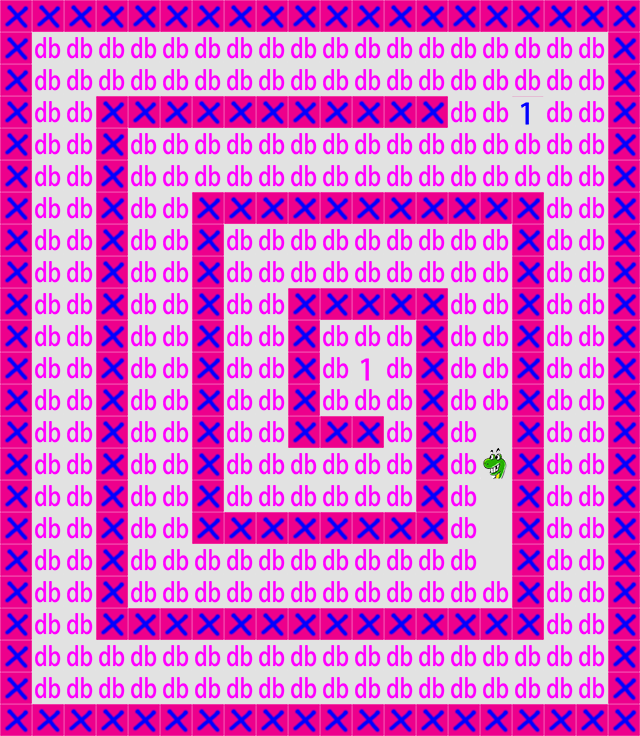

This is a level from a 2D game, rendered from its Tiled map with the project's own tilesets. A one-line summary and the map file follow, with tile-layer data summarised:
An orthogonal 20x23 tile map with 32x32 px tiles, 2 tile layers (map_bg, map_tag), 2 tilesets.

<map version="1.0" orientation="orthogonal" width="20" height="23" tilewidth="32" tileheight="32">
 <tileset firstgid="1" name="map_bg" tilewidth="32" tileheight="32">
  <image source="map_bg.png" width="128" height="128" />
 </tileset>
 <tileset firstgid="17" name="map_tag" tilewidth="32" tileheight="32">
  <image source="map_tag.png" width="256" height="256" />
 </tileset>
 <layer name="map_bg" width="20" height="23">
  <data>[460 cells, 460 non-empty, 2 distinct tile ids]</data>
 </layer>
 <layer name="map_tag" width="20" height="23">
  <data>[460 cells, 456 non-empty, 5 distinct tile ids]</data>
 </layer>
</map>
